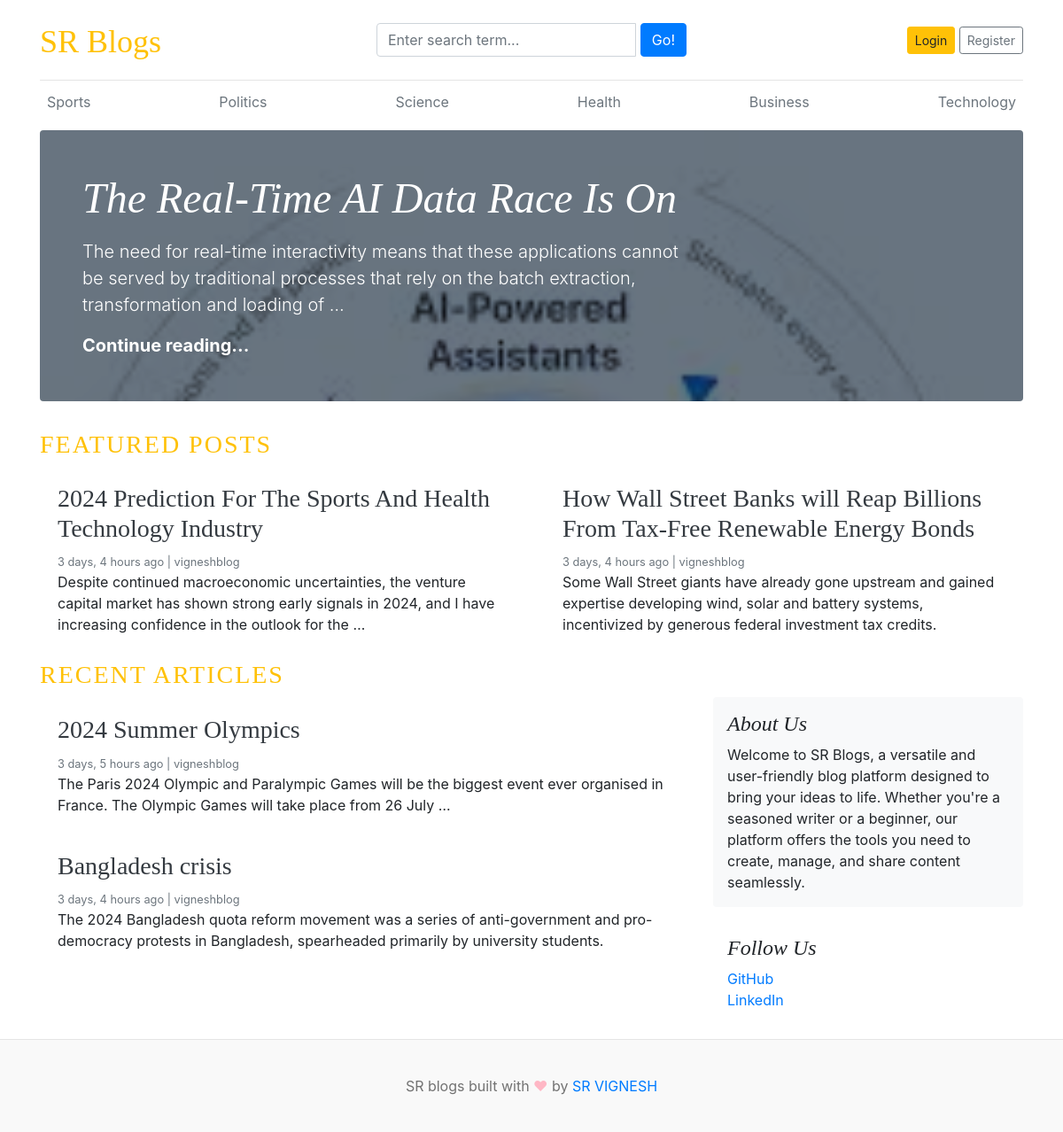
The page / on the database its author committed.
### blogs/models.py (models this page shows, shortened)
class Category(models.Model):
    category_name=models.CharField(max_length=50,unique=True)
    created_at=models.DateTimeField(auto_now_add=True)
    updated_at=models.DateTimeField(auto_now=True)
    class Meta:
        verbose_name_plural='categories'

class Blog(models.Model):
    title=models.CharField(max_length=100)
    slug=models.SlugField(max_length=150,unique=True,blank=True)
    category=models.ForeignKey(Category,on_delete=models.CASCADE)
    author=models.ForeignKey(User,on_delete=models.CASCADE)
    featured_image=models.ImageField(upload_to='uploads/%Y/%m/%d')
    short_description=models.TextField(max_length=500)
    blog_body=models.TextField(max_length=2000)
    status=models.CharField(max_length=20,choices=STATUS_CHOICES,default="Draft")
    is_featured=models.BooleanField(default=False)
    created_at=models.DateTimeField(auto_now_add=True)
    updated_at=models.DateTimeField(auto_now=True)

### assignments/models.py (models this page shows, shortened)
class About(models.Model):
    about_heading=models.CharField(max_length=25)
    about_description=models.TextField(max_length=255)
    created_at=models.DateTimeField(auto_now_add=True)
    updated_at=models.DateTimeField(auto_now=True)
    class Meta:
        verbose_name_plural='About'

class SocialLink(models.Model):
    platform=models.CharField(max_length=25)
    link=models.URLField(max_length=100)
    created_at=models.DateTimeField(auto_now_add=True)
    updated_at=models.DateTimeField(auto_now=True)

### blog_main/views.py (the view)
# urls.py: 2. Add a URL to urlpatterns:  path('', views.home, name='home')
def home(request):
    featured_posts=Blog.objects.filter(is_featured=True, status='Published').order_by('updated_at')
    posts=Blog.objects.filter(is_featured=False, status='Published')
    try:
        about=About.objects.get()
    except:
        about=None
    context={
        'featured_posts':featured_posts,
        'posts':posts,
        'about':about,
    }
    return render(request,'home.html',context)

### blogs/context_processors.py (called while the page is built)
def get_categories(request):
    categories=Category.objects.all()
    return dict(categories=categories)

def get_social_links(request):
    social_links=SocialLink.objects.all()
    return dict(social_links=social_links)

### templates/home.html
{% extends 'base.html' %}
  {% block content %}
{% for post in featured_posts %}
{% if forloop.first %}
<div class="jumbotron p-3 p-md-5 text-white rounded bg-dark" style="background-image: url({{ post.featured_image.url }});background-blend-mode: overlay;background-size:cover;">
    <div class="col-md-8 px-0">
      <h1 class="display-4 font-italic">{{ post.title }}</h1>
      <p class="lead my-3">{{ post.short_description | truncatewords:25 }}</p>
      <p class="lead mb-0"><a href="{% url 'blogs' post.slug %}" class="text-white font-weight-bold">Continue reading...</a></p>
    </div>
  </div>
{% endif %}
{% endfor %}
<h3 class="text-uppercase text-warning" style="letter-spacing:2px;">Featured Posts</h3>
  <div class="row mb-2">
    {% for post in featured_posts %}
      {% if not forloop.first %}
    <div class="col-md-6">
      <div class="card border-0" >
        <div class="card-body">
          <h3><a href="{% url 'blogs' post.slug %}" class="text-dark">{{ post.title }}</a></h3>
          <small class="mb-1 text-muted">{{ post.created_at | timesince }} ago | {{ post.author }}</small>
          <p class="card-text">{{ post.short_description | truncatewords:25 }}</p>
        </div>
      </div>
    </div>
    {% endif %}
    {% endfor %}
  </div>
  <h3 class="text-uppercase text-warning" style="letter-spacing:2px;">Recent Articles</h3>
  <main role="main" class="container p-0">
    <div class="row">
      <div class="col-md-8 blog-main">
        {% for post in posts %}
        <div class="card border-0" >
          <div class="card-body">
            <h3><a href="{% url 'blogs' post.slug %}" class="text-dark">{{ post.title }}</a></h3>
            <small class="mb-1 text-muted">{{ post.created_at | timesince }} ago | {{ post.author }}</small>
            <p class="card-text">{{ post.short_description | truncatewords:25 }}</p>
          </div>
        </div>
       {% endfor %}
      </div>
      <aside class="col-md-4 blog-sidebar">
        <div class="p-3 mb-3 bg-light rounded">
          <h4 class="font-italic">{{ about.about_heading }}</h4>
          <p class="mb-0">{{ about.about_description }}</p>
        </div>
        {% if social_links %}
        <div class="p-3">
          <h4 class="font-italic">Follow Us</h4>
          <ol class="list-unstyled">
            {% for i in social_links%}
            <li><a href="{{ i.link }}" target="_blank" >{{ i.platform }}</a></li>
            {% endfor %}
          </ol>
        </div>
        {% endif %}
      </aside>
    </div>
  </main>
</div>
{% endblock %}

### templates/base.html (shortened to what this page needs)
{% load static %}
<!DOCTYPE html>
<html lang="en">
<head>
    <link href="https://getbootstrap.com/docs/4.0/dist/css/bootstrap.min.css" rel="stylesheet">
    <link href="{% static 'css/blog.css' %}" rel="stylesheet">
    <link rel="stylesheet" href="https://cdnjs.cloudflare.com/ajax/libs/font-awesome/4.7.0/css/font-awesome.min.css">
  </head>
<body>
    <div class="container">
      <header class="blog-header py-3">
        <div class="row flex-nowrap justify-content-between align-items-center">
          <div class="col-4 pt-1">
            <a class="blog-header-logo text-warning" href="/">SR Blogs</a>
          </div>
          <div class="col-4">
            <form action="{% url 'search' %}" method="GET">
                <div class="input-group">
                    <input class="form-control" type="text" name="keyword" value="{{ keyword }}" placeholder="Enter search term..." aria-label="Enter search term..." aria-describedby="button-search" />&nbsp;
                    <button type="submit" class="btn btn-primary" id="button-search" type="button">Go!</button>
                </div>
            </form>
          </div>
          <div class="col-4 d-flex justify-content-end align-items-center">
            {% if not user.is_authenticated %}
            <a class="btn btn-sm btn-warning" href="{% url 'login' %}">Login</a> &nbsp;
            <a class="btn btn-sm btn-outline-secondary" href="{% url 'register' %}">Register</a>
            {% else %}
            <span><a href="{% url 'dashboard' %}">Dashboard</a></span>
            &emsp;
            <span><a href="{% url 'logout' %}">Logout</a></span>
            {% endif %}
          </div>
        </div>
      </header>
      <div class="nav-scroller py-1 mb-2">
        <nav class="nav d-flex justify-content-between">
          {% for category in categories %}
          <a class="p-2 text-muted" href="{% url 'posts_by_category' category.id %}">{{ category.category_name }}</a>
          {% endfor %}
        </nav>
      </div>
{% block content %}
{% endblock %}
<footer class="blog-footer">
    <p>SR blogs built with <span style="color:#FFB7C5;">&#9829;</span> by <a href="#">SR VIGNESH</a></p>
  </footer>
  </body>
  </html>

### blog_main/static/css/blog.css (style rules this page uses)
.blog-header { border-bottom: 1px solid #e5e5e5; }
.blog-header-logo { font-family: "Playfair Display", Georgia, "Times New Roman", serif; font-size: 2.25rem; }
h1, h2, h3, h4, h5, h6 { font-family: "Playfair Display", Georgia, "Times New Roman", serif; }
.display-4 { font-size: 2.5rem; }
@media (min-width: 768px) { .display-4 { font-size: 3rem; } }
.blog-footer { padding: 2.5rem 0; color: #727272; text-align: center; background-color: #f9f9f9; border-top: .05rem solid #e5e5e5; }
.blog-footer p:last-child { margin-bottom: 0; }

### rows shown on the page
Category: category_name "Sports"
Category: category_name "Politics"
Category: category_name "Science"
Category: category_name "Health"
Category: category_name "Business"
Category: category_name "Technology"
Blog: featured_image (picture), title "The Real-Time AI Data Race Is On", short_description "The need for real-time interactivity means that these applications cannot be served by traditional processes that rely on the batch extraction, transformation and loading of …"
Blog: title "2024 Prediction For The Sports And Health Technology Industry", created_at "3 days, 4 hours", author "vigneshblog", short_description "Despite continued macroeconomic uncertainties, the venture capital market has shown strong early signals in 2024, and I have increasing confidence in the outlook for the …"
Blog: title "How Wall Street Banks will Reap Billions From Tax-Free Renewable Energy Bonds", created_at "3 days, 4 hours", author "vigneshblog", short_description "Some Wall Street giants have already gone upstream and gained expertise developing wind, solar and battery systems, incentivized by generous federal investment tax credits."
Blog: title "2024 Summer Olympics", created_at "3 days, 5 hours", author "vigneshblog", short_description "The Paris 2024 Olympic and Paralympic Games will be the biggest event ever organised in France. The Olympic Games will take place from 26 July …"
Blog: title "Bangladesh crisis", created_at "3 days, 4 hours", author "vigneshblog", short_description "The 2024 Bangladesh quota reform movement was a series of anti-government and pro-democracy protests in Bangladesh, spearheaded primarily by university students."
About: about_heading "About Us", about_description "Welcome to SR Blogs, a versatile and user-friendly blog platform designed to bring your ideas to life. Whether you're a seasoned writer or a beginner, our platform offers the tools you need to create, manage, and share content seamlessly."
SocialLink: platform "GitHub"
SocialLink: platform "LinkedIn"
